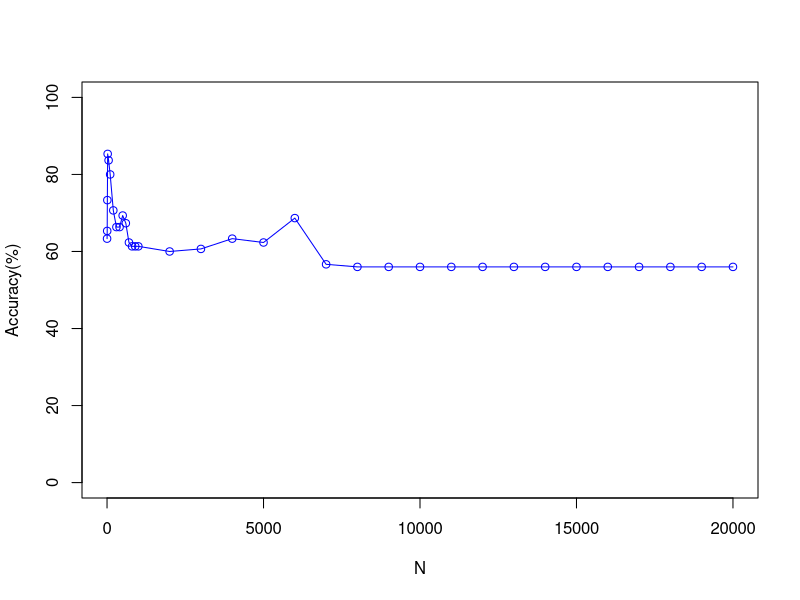

This chart was generated by the following R code:
# Author : G Asish Kumar*/
# Description: Plot that shows the comparison of Accuracy vs No of Top features Selected for 
# 			   S2Noise having K=2 and With Normalisation of the features 

 x <- c(1, 5, 10, 20, 50, 100, 200, 300, 400, 500, 600, 700, 800, 900, 1000, 2000, 3000, 4000, 5000, 6000, 7000, 8000, 9000, 10000, 11000, 12000, 13000, 14000, 15000, 16000, 17000, 18000, 19000, 20000)
 y <- c(63.33333333,
65.33333333,
73.33333333,
85.33333333,
83.66666667,
80,
70.66666667,
66.33333333,
66.33333333,
69.33333333,
67.33333333,
62.33333333,
61.33333333,
61.33333333,
61.33333333,
60,
60.66666667,
63.33333333,
62.33333333,
68.66666667,
56.66666667,
56,
56,
56,
56,
56,
56,
56,
56,
56,
56,
56,
56,
56)
 plot(x, y, type='o', pch=1, col="blue", xlab="N", ylab="Accuracy(%)", ylim=c(0, 100), xlim=c(0,20000))